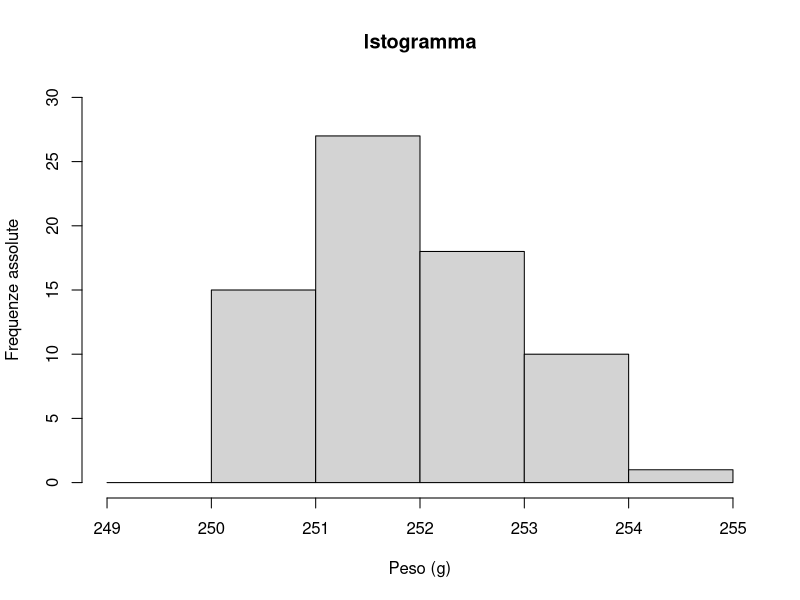
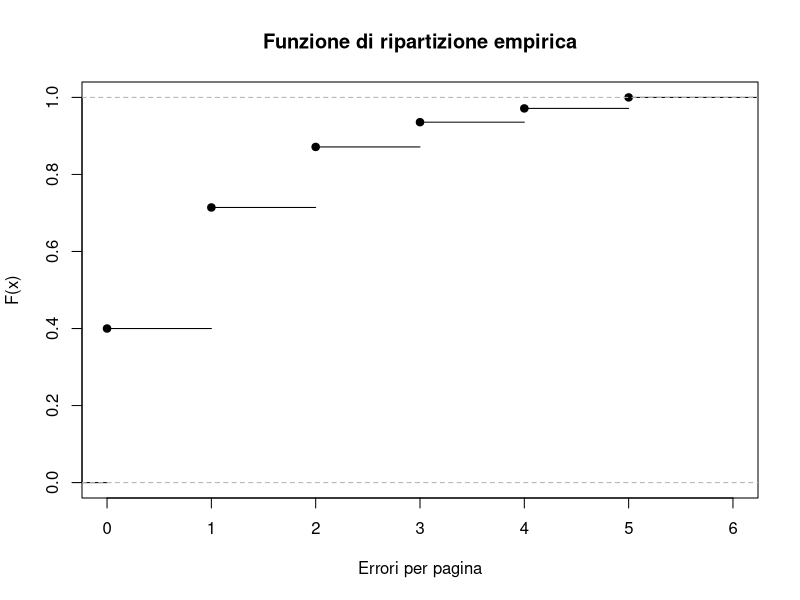

Write R code to recreate these figures, in order.
## ---- chunk 1
knitr::opts_chunk$set(echo = FALSE, fig.align = "center")
## ---- chunk 2
dati = c()
numerosità = c(0, 15, 27, 18, 10, 1)

for(i in 1:6)
{
  dati = c(dati, runif(numerosità[i], min = 248+i, max = 249+i))
}

hist(dati, 
     breaks = 249:255,
     freq = T, 
     ylim = c(0, 30), 
     main = "Istogramma",
     xlab = "Peso (g)",
     ylab = "Frequenze assolute"
     )

## ---- chunk 3
dati = c(rep(0,112),
         rep(1,88),
         rep(2,44),
         rep(3,18),
         rep(4,10),
         rep(5,8))
rip = ecdf(dati)
plot(rip, xlab = "Errori per pagina", ylab = "F(x)", main = "Funzione di ripartizione empirica", xlim = c(0,6))
